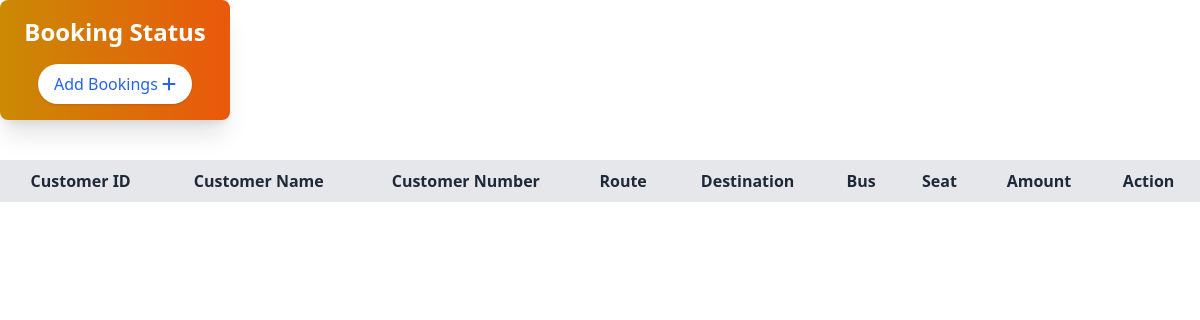
/AdminPanle/pages/booking.php, run on an earlier commit of the app's database.
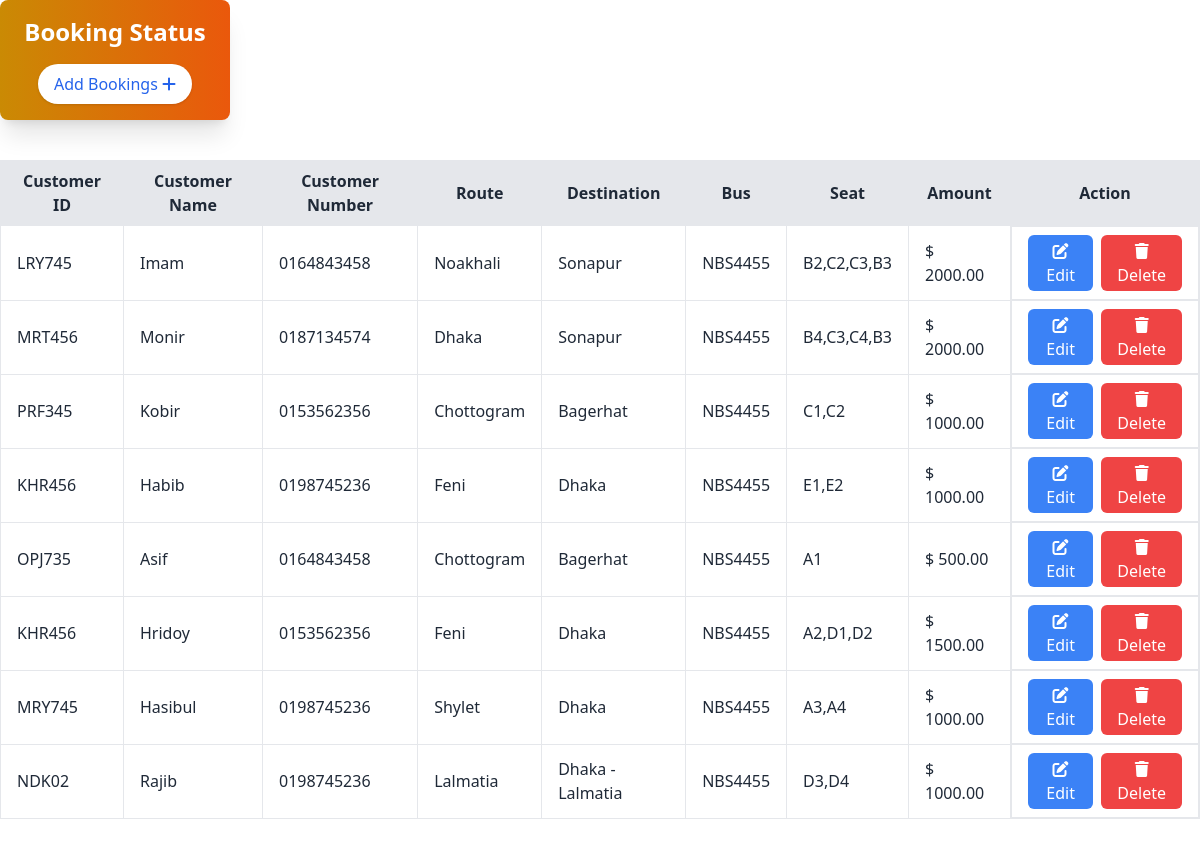
And on a later commit of the database.
### tables this page shows
CREATE TABLE `bookings` (
  `id` int(11) NOT NULL,
  `customerId` varchar(255) NOT NULL,
  `customerName` varchar(255) NOT NULL,
  `customerNumber` varchar(20) NOT NULL,
  `route` varchar(255) NOT NULL,
  `destination` varchar(255) NOT NULL,
  `selectBus` varchar(50) NOT NULL,
  `seat` text NOT NULL,
  `amount` decimal(10,2) NOT NULL
);

### AdminPanle/pages/booking.php (the view, shortened to what this page needs)
<?php
$conn = mysqli_connect("localhost", "root", "", "shohoz_bus");
?>
<!DOCTYPE html>
<html lang="en">
<head>
    <link href="https://cdn.jsdelivr.net/npm/daisyui@4.12.14/dist/full.min.css" rel="stylesheet" type="text/css" />
    <link href="https://cdn.jsdelivr.net/npm/flowbite@2.5.2/dist/flowbite.min.css" rel="stylesheet" />
    <script src="https://cdn.tailwindcss.com"></script>
</head>
<body>
    <div id="addBooking" class="bg-gradient-to-r from-yellow-600 to-orange-600 w-[230px] h-[120px] shadow-xl rounded-lg flex flex-col items-center justify-center p-4 text-white">
        <h2 class="text-2xl font-bold mb-2">Booking Status</h2>
        <button id="openModalBtn" class="mt-2 px-4 py-2 bg-white text-blue-600 rounded-full shadow hover:bg-gray-100">
            Add Bookings <i class="fa-solid fa-plus"></i>
        </button>
    </div>
    <div class="overflow-x-auto mt-10  w-full mb-6">
        <table class="min-w-full table-auto border border-collapse">
            <thead>
                <tr class="bg-[#e5e7eb]">
                    <th class="border px-4 py-2">Customer ID</th>
                    <th class="border px-4 py-2">Customer Name</th>
                    <th class="border px-4 py-2">Customer Number</th>
                    <th class="border px-4 py-2">Route</th>
                    <th class="border px-4 py-2">Destination</th>
                    <th class="border px-4 py-2">Bus</th>
                    <th class="border px-4 py-2">Seat</th>
                    <th class="border px-4 py-2">Amount</th>
                    <th class="border px-4 py-2">Action</th>
                </tr>
            </thead>
            <tbody>
            <?php
            $result = mysqli_query($conn, "SELECT * FROM bookings");
            while ($row = mysqli_fetch_assoc($result)) {
                echo "<tr class='hover:bg-[#e5e7eb]'>
                        <td class='border px-4 py-2'>{$row['customerId']}</td>
                        <td class='border px-4 py-2'>{$row['customerName']}</td>
                        <td class='border px-4 py-2'>{$row['customerNumber']}</td>
                        <td class='border px-4 py-2'>{$row['route']}</td>
                        <td class='border px-4 py-2'>{$row['destination']}</td>
                        <td class='border px-4 py-2'>{$row['selectBus']}</td>
                        <td class='border px-4 py-2'>{$row['seat']}</td>
                        <td class='border px-4 py-2'>$ {$row['amount']}</td>
                        <td class='px-4 flex gap-2 py-2 border text-center'>
                            <button class='text-white rounded-md px-3 py-1 bg-blue-500 edit-button'
                                    data-id='{$row['id']}'
                                    data-name='{$row['customerName']}'
                                    data-number='{$row['customerNumber']}'>
                                <i class='fas fa-edit'></i> Edit
                            </button>
                            <a href='dashboard.php?pages=booking&deleteId={$row['id']}'
                               class='text-white rounded-md px-3 py-1 bg-red-500'
                               onclick='return confirm(\"Are you sure you want to delete this booking?\");'>
                               <i class='fas fa-trash'></i> Delete
                            </a>
                        </td>
                      </tr>";
            }
            ?>
            </tbody>
        </table>
    </div>
</body>
</html>

What changed in the data, as far as the page shows it:
added bookings: customerId "LRY745", customerName "Imam", customerNumber "0164843458", route "Noakhali", destination "Sonapur", selectBus "NBS4455", seat "B2,C2,C3,B3", amount "2000.00"
added bookings: customerId "MRT456", customerName "Monir", customerNumber "0187134574", route "Dhaka", destination "Sonapur", selectBus "NBS4455", seat "B4,C3,C4,B3", amount "2000.00"
added bookings: customerId "PRF345", customerName "Kobir", customerNumber "0153562356", route "Chottogram", destination "Bagerhat", selectBus "NBS4455", seat "C1,C2", amount "1000.00"
added bookings: customerId "KHR456", customerName "Habib", customerNumber "0198745236", route "Feni", destination "Dhaka", selectBus "NBS4455", seat "E1,E2", amount "1000.00"
added bookings: customerId "OPJ735", customerName "Asif", customerNumber "0164843458", route "Chottogram", destination "Bagerhat", selectBus "NBS4455", seat "A1", amount "500.00"
added bookings: customerId "KHR456", customerName "Hridoy", customerNumber "0153562356", route "Feni", destination "Dhaka", selectBus "NBS4455", seat "A2,D1,D2", amount "1500.00"
added bookings: customerId "MRY745", customerName "Hasibul", customerNumber "0198745236", route "Shylet", destination "Dhaka", selectBus "NBS4455", seat "A3,A4", amount "1000.00"
added bookings: customerId "NDK02", customerName "Rajib", customerNumber "0198745236", route "Lalmatia", destination "Dhaka - Lalmatia", selectBus "NBS4455", seat "D3,D4", amount "1000.00"
